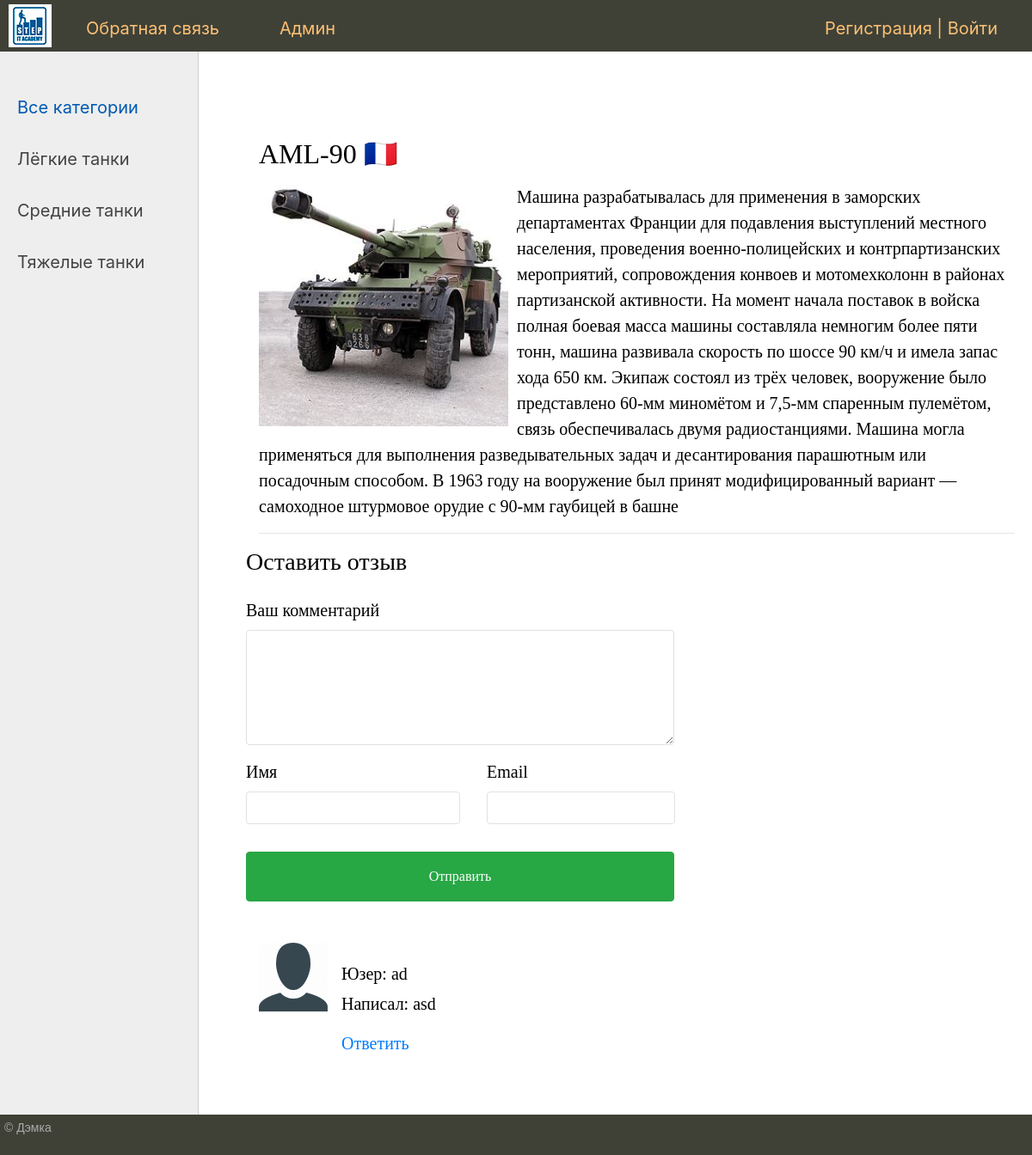
Page /post/aml-90/ on the committed database.
### tanks/models.py (models this page shows, shortened)
class Category(models.Model):
    name = models.CharField(
        max_length=100, db_index=True, verbose_name='Категория')
    slug = models.SlugField(max_length=250, unique=True,
                            db_index=True, verbose_name='URL')
    def get_absolute_url(self):
        return reverse('category', kwargs={'cat_slug': self.slug})
    class Meta:
        verbose_name = 'Категорию'
        verbose_name_plural = 'Категории'
        ordering = ['id']

class Tank(models.Model):
    title = models.CharField(max_length=255, verbose_name='Заголовок')
    slug = models.SlugField(max_length=250, unique=True,
                            db_index=True, verbose_name='URL')
    content = models.TextField(blank=True, verbose_name='Описание')
    photo = models.ImageField(
        upload_to="photos/%Y/%m/%d/", verbose_name='Фото ')
    time_create = models.DateTimeField(
        auto_now_add=True, verbose_name='Время создания')
    time_update = models.DateTimeField(auto_now=True)
    is_published = models.BooleanField(default=True, verbose_name='Публикация')
    cat = models.ForeignKey(
        'Category', on_delete=models.PROTECT, verbose_name='Категория')
    def __str__(self):  # для красивого вывода
        return self.title
    def get_comment(self):
        return self.comment_set.filter(parent__isnull=True)
    class Meta:
        verbose_name = 'Танк'
        verbose_name_plural = 'Танки'
        ordering = ['-time_create']

class Comment(models.Model):
    email = models.EmailField()
    name = models.CharField("Имя", max_length=100)
    text = models.TextField("Сообщение", max_length=5000)
    parent = models.ForeignKey(
        'self', verbose_name="Родитель", on_delete=models.SET_NULL, blank=True, null=True
    )
    tank = models.ForeignKey(
        Tank, verbose_name="Танк", on_delete=models.CASCADE)
    class Meta:
        verbose_name = 'Коментарий'
        verbose_name_plural = 'Коментарии'

### tanks/views.py (the view)
# urls.py: path('post/<slug:post_slug>/', ShowPost.as_view(), name='post'),
class ShowPost(DataMixin, DetailView):
    model = Tank
    template_name = 'tanks/post.html'
    slug_url_kwarg = 'post_slug'
    context_object_name = 'post'
    def get_context_data(self, *, object_list=None, **kwargs):
        context = super().get_context_data(**kwargs)
        c_def = self.get_user_context(title=context['post'])
        return context | c_def

### tanks/templatetags/tank_tags.py (called while the page is built)
@register.inclusion_tag('tanks/list_categories.html')
def show_categories(sort=None, cat_selected=0):
    if not sort:
        cats = Category.objects.all()
    else:
        cats = Category.objects.order_by(sort)
    return {'cats': cats, 'cat_selected': cat_selected}

### tanks/utils.py (called while the page is built)
    def get_user_context(self, **kwargs):
        context = kwargs
        cats = cache.get('cats')
        if not cats:
            cats = Category.objects.annotate(Count('tank'))
            cache.set('cats', cats, 60)  # 60 секунд
        user_menu = menu.copy()
        if not self.request.user.is_authenticated:
            user_menu.pop(0)
        context['menu'] = user_menu
        context['cats'] = cats
        if 'cat_selected' not in context:
            context['cat_selected'] = 0
        return context

### tanks/templates/tanks/post.html (shortened to what this page needs)
{% extends 'tanks/base.html' %}
{% load tank_tags %}
{% load static %}
{% block content %}
<h1>{{ post.title }}</h1>
{% if post.photo %}
<p><img class="img-article-left" src="{{ post.photo.url }}"></p>
{% endif %}
{{ post.content | linebreaks }}
<hr>
<div class="row">
    <div class="single-form-left">
        <div class="contact-single">
            <h3 class="editContent" style="outline: none; cursor: inherit;">
                Оставить
                отзыв
            </h3>
            <form action="{% url 'AddReview' post.id %}" method="post" class="mt-4" id="CommentForm">
                <div class="form-group editContent">
                    <label for="contactcomment" class="editContent">
                        Ваш комментарий
                    </label>
                    <textarea class="form-control border" rows="5" name="text" id="contactcomment"
                        required=""></textarea>
                </div>
                <div class="d-sm-flex">
                    <div class="col-sm-6 form-group p-0 editContent">
                        <label for="contactusername" class="editContent">
                            Имя
                        </label>
                        <input type="text" class="form-control border" name="name" id="contactusername" required="">
                    </div>
                    <div class="col-sm-6 form-group ml-sm-3 editContent">
                        <label for="contactemail" class="editContent">
                            Email
                        </label>
                        <input type="email" class="form-control border" name="email" id="contactemail" required="">
                    </div>
                </div>
                <button type="submit" class="mt-3 btn btn-success btn-block py-3">
                    Отправить
                </button>
            </form>
        </div>
    </div>
</div>
{% for review in post.get_comment %}
<div class="media py-5">
    <img src="{% static 'tanks/images/avatar.png' %}" class="mr-3 img-fluid"
        alt="image">
    <div class="media-body mt-4">
        <h5 class="mt-0 editContent">
            Юзер: {{ review.name }}
        </h5>
        <p class="mt-2 editContent">
           Написал: {{ review.text }}
        </p>
        <a href="#CommentForm" onclick="AddReview('{{ review.name }}','{{ review.id }}')">Ответить</a>
    </div>
</div>
{% endfor %}
{% endblock %}

### tanks/templates/tanks/list_categories.html
{% for c in cats %}
{% if c.pk == cat_selected %}
    <li class="selected">{{c.name}}</li>
{% else %}
    <li><a href="{{ c.get_absolute_url }}">{{c.name}}</a></li>
{% endif %}
{% endfor %}

### tanks/static/tanks/css/styles.css (style rules this page uses)
html, body { font-family: 'Arial'; margin: 0; padding: 0; height: 100%; width: 100%; color: #444; }
a { color: #0059b2; text-decoration: none; }
img { max-width: 600px; height: auto; }
img.img-article-left { max-width: 300px; height: auto; float: left; padding: 0 10px 10px 0; }
.left-chapters ul li { margin: 30px 0 0 0; color: #999; }
.left-chapters ul li a { color: #444; text-decoration: none; }
.content-text h1 { font-size: 32px; }

### rows in the picture
Category: name "Лёгкие танки"
Category: name "Средние танки"
Category: name "Тяжелые танки"
Tank: title "AML-90 🇫🇷", photo (picture), content "Машина разрабатывалась для применения в заморских департаментах Франции для подавления выступлений местного населения, проведения военно-полицейских и контрпартизанских мероприятий, сопровождения конвоев и мотомехколонн в районах партизанской активности. На момент начала поставок в войска полная боевая масса машины составляла немногим более пяти тонн, машина развивала скорость по шоссе 90 км/ч и имела запас хода 650 км. Экипаж состоял из трёх человек, вооружение было представлено 60-мм миномётом и 7,5-мм спаренным пулемётом, связь обеспечивалась двумя радиостанциями. Машина могла применяться для выполнения разведывательных задач и десантирования парашютным или посадочным способом. В 1963…"
Comment: name "ad", text "asd"

### other values in the picture
{{ m.title }} "Обратная связь" "Админ"
